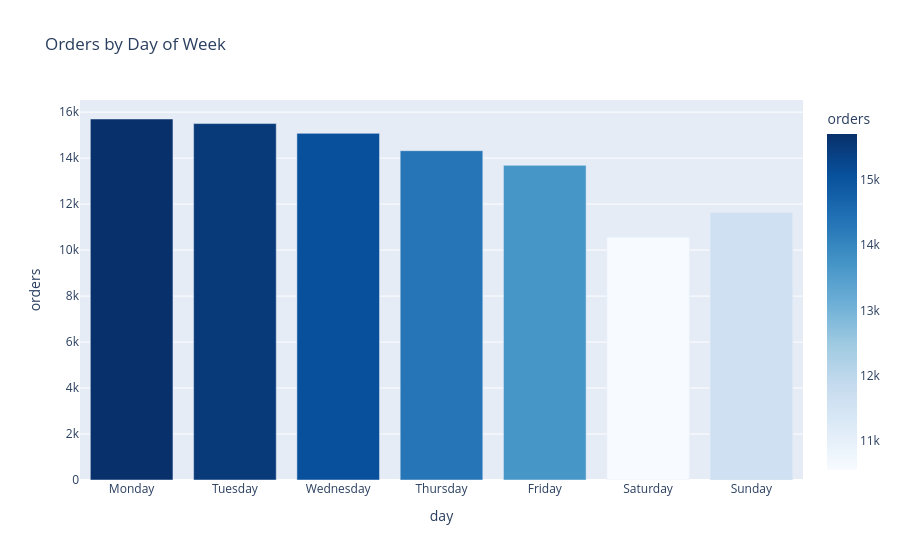

The notebook cell this image was saved under:
### Code cell
master['day_of_week'] = master['order_purchase_timestamp'].dt.day_name()
master['hour'] = master['order_purchase_timestamp'].dt.hour

day_order = ['Monday','Tuesday','Wednesday','Thursday','Friday','Saturday','Sunday']
orders_by_day = master.groupby('day_of_week')['order_id'].nunique().reindex(day_order).reset_index()
orders_by_day.columns = ['day', 'orders']

fig = px.bar(orders_by_day, x='day', y='orders',
    title='Orders by Day of Week',
    color='orders', color_continuous_scale='Blues')
fig.show()

orders_by_day.to_csv('../data/processed/orders_by_day.csv', index=False)
print("Saved orders_by_day.csv")

### Figure 1 — Plotly figure (JSON) as saved in the notebook; plotly's stock layout.template omitted (floating-point values rounded to 4 significant figures)
{"data": [{"hovertemplate": "day=%{x}<br>orders=%{marker.color}<extra></extra>", "legendgroup": "", "marker": {"color": [15701, 15503, 15076, 14323, 13685, 10555, 11635], "coloraxis": "coloraxis", "pattern": {"shape": ""}}, "name": "", "orientation": "v", "showlegend": false, "textposition": "auto", "type": "bar", "x": ["Monday", "Tuesday", "Wednesday", "Thursday", "Friday", "Saturday", "Sunday"], "xaxis": "x", "y": [15701, 15503, 15076, 14323, 13685, 10555, 11635], "yaxis": "y"}], "layout": {"barmode": "relative", "coloraxis": {"autocolorscale": false, "colorbar": {"title": {"text": "orders"}}, "colorscale": [[0, "rgb(247,251,255)"], [0.125, "rgb(222,235,247)"], [0.25, "rgb(198,219,239)"], [0.375, "rgb(158,202,225)"], [0.5, "rgb(107,174,214)"], [0.625, "rgb(66,146,198)"], [0.75, "rgb(33,113,181)"], [0.875, "rgb(8,81,156)"], [1, "rgb(8,48,107)"]]}, "legend": {"tracegroupgap": 0}, "title": {"text": "Orders by Day of Week"}, "xaxis": {"anchor": "y", "domain": [0, 1], "title": {"text": "day"}}, "yaxis": {"anchor": "x", "domain": [0, 1], "title": {"text": "orders"}}}}
